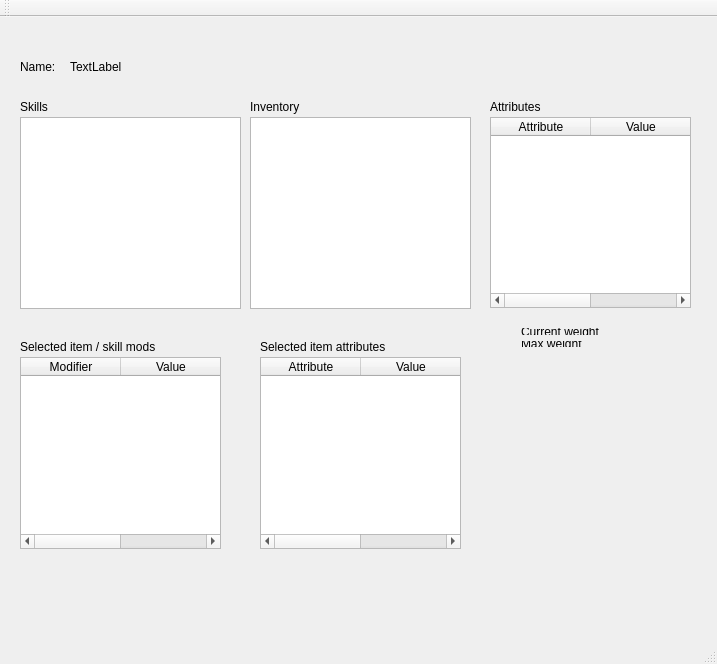
<?xml version="1.0" encoding="UTF-8"?>
<ui version="4.0">
 <class>ClientWindow</class>
 <widget class="QMainWindow" name="ClientWindow">
  <property name="geometry">
   <rect>
    <x>0</x>
    <y>0</y>
    <width>717</width>
    <height>664</height>
   </rect>
  </property>
  <property name="windowTitle">
   <string>Roll-E Client</string>
  </property>
  <widget class="QWidget" name="centralWidget">
   <widget class="QListView" name="SkillView">
    <property name="geometry">
     <rect>
      <x>20</x>
      <y>100</y>
      <width>221</width>
      <height>192</height>
     </rect>
    </property>
   </widget>
   <widget class="QLabel" name="label">
    <property name="geometry">
     <rect>
      <x>20</x>
      <y>40</y>
      <width>62</width>
      <height>19</height>
     </rect>
    </property>
    <property name="text">
     <string>Name: </string>
    </property>
   </widget>
   <widget class="QLabel" name="label_2">
    <property name="geometry">
     <rect>
      <x>20</x>
      <y>80</y>
      <width>62</width>
      <height>19</height>
     </rect>
    </property>
    <property name="text">
     <string>Skills</string>
    </property>
   </widget>
   <widget class="QLabel" name="label_3">
    <property name="geometry">
     <rect>
      <x>250</x>
      <y>80</y>
      <width>62</width>
      <height>19</height>
     </rect>
    </property>
    <property name="text">
     <string>Inventory</string>
    </property>
   </widget>
   <widget class="QListView" name="InventoryView">
    <property name="geometry">
     <rect>
      <x>250</x>
      <y>100</y>
      <width>221</width>
      <height>192</height>
     </rect>
    </property>
   </widget>
   <widget class="QLabel" name="label_4">
    <property name="geometry">
     <rect>
      <x>20</x>
      <y>320</y>
      <width>161</width>
      <height>19</height>
     </rect>
    </property>
    <property name="text">
     <string>Selected item / skill mods</string>
    </property>
   </widget>
   <widget class="QLabel" name="label_5">
    <property name="geometry">
     <rect>
      <x>260</x>
      <y>320</y>
      <width>181</width>
      <height>19</height>
     </rect>
    </property>
    <property name="text">
     <string>Selected item attributes</string>
    </property>
   </widget>
   <widget class="QLabel" name="label_6">
    <property name="geometry">
     <rect>
      <x>490</x>
      <y>80</y>
      <width>71</width>
      <height>19</height>
     </rect>
    </property>
    <property name="text">
     <string>Attributes</string>
    </property>
   </widget>
   <widget class="QTableWidget" name="item_tableWidget">
    <property name="geometry">
     <rect>
      <x>260</x>
      <y>340</y>
      <width>201</width>
      <height>192</height>
     </rect>
    </property>
    <column>
     <property name="text">
      <string>Attribute</string>
     </property>
    </column>
    <column>
     <property name="text">
      <string>Value</string>
     </property>
    </column>
   </widget>
   <widget class="QTableWidget" name="modifers_tableWidget">
    <property name="geometry">
     <rect>
      <x>20</x>
      <y>340</y>
      <width>201</width>
      <height>192</height>
     </rect>
    </property>
    <property name="columnCount">
     <number>2</number>
    </property>
    <column>
     <property name="text">
      <string>Modifier</string>
     </property>
    </column>
    <column>
     <property name="text">
      <string>Value</string>
     </property>
    </column>
   </widget>
   <widget class="QTableWidget" name="attr_tableWidget">
    <property name="geometry">
     <rect>
      <x>490</x>
      <y>100</y>
      <width>201</width>
      <height>191</height>
     </rect>
    </property>
    <column>
     <property name="text">
      <string>Attribute</string>
     </property>
    </column>
    <column>
     <property name="text">
      <string>Value</string>
     </property>
    </column>
   </widget>
   <widget class="QLabel" name="name_label">
    <property name="geometry">
     <rect>
      <x>70</x>
      <y>40</y>
      <width>62</width>
      <height>19</height>
     </rect>
    </property>
    <property name="text">
     <string>TextLabel</string>
    </property>
   </widget>
   <widget class="QWidget" name="gridLayoutWidget">
    <property name="geometry">
     <rect>
      <x>510</x>
      <y>300</y>
      <width>160</width>
      <height>41</height>
     </rect>
    </property>
    <layout class="QGridLayout" name="gridLayout">
     <item row="0" column="1">
      <widget class="QLabel" name="curr_weightLabel">
       <property name="text">
        <string/>
       </property>
      </widget>
     </item>
     <item row="0" column="0">
      <widget class="QLabel" name="label_7">
       <property name="sizePolicy">
        <sizepolicy hsizetype="Fixed" vsizetype="Preferred">
         <horstretch>0</horstretch>
         <verstretch>0</verstretch>
        </sizepolicy>
       </property>
       <property name="text">
        <string>Current weight</string>
       </property>
      </widget>
     </item>
     <item row="1" column="0">
      <widget class="QLabel" name="label_8">
       <property name="text">
        <string>Max weight</string>
       </property>
      </widget>
     </item>
     <item row="1" column="1">
      <widget class="QLabel" name="max_weightLabel">
       <property name="text">
        <string/>
       </property>
      </widget>
     </item>
    </layout>
   </widget>
  </widget>
  <widget class="QMenuBar" name="menuBar">
   <property name="geometry">
    <rect>
     <x>0</x>
     <y>0</y>
     <width>717</width>
     <height>21</height>
    </rect>
   </property>
  </widget>
  <widget class="QToolBar" name="mainToolBar">
   <attribute name="toolBarArea">
    <enum>TopToolBarArea</enum>
   </attribute>
   <attribute name="toolBarBreak">
    <bool>false</bool>
   </attribute>
  </widget>
  <widget class="QStatusBar" name="statusBar"/>
 </widget>
 <layoutdefault spacing="6" margin="11"/>
 <tabstops>
  <tabstop>SkillView</tabstop>
  <tabstop>InventoryView</tabstop>
  <tabstop>attr_tableWidget</tabstop>
  <tabstop>modifers_tableWidget</tabstop>
  <tabstop>item_tableWidget</tabstop>
 </tabstops>
 <resources/>
 <connections/>
</ui>
